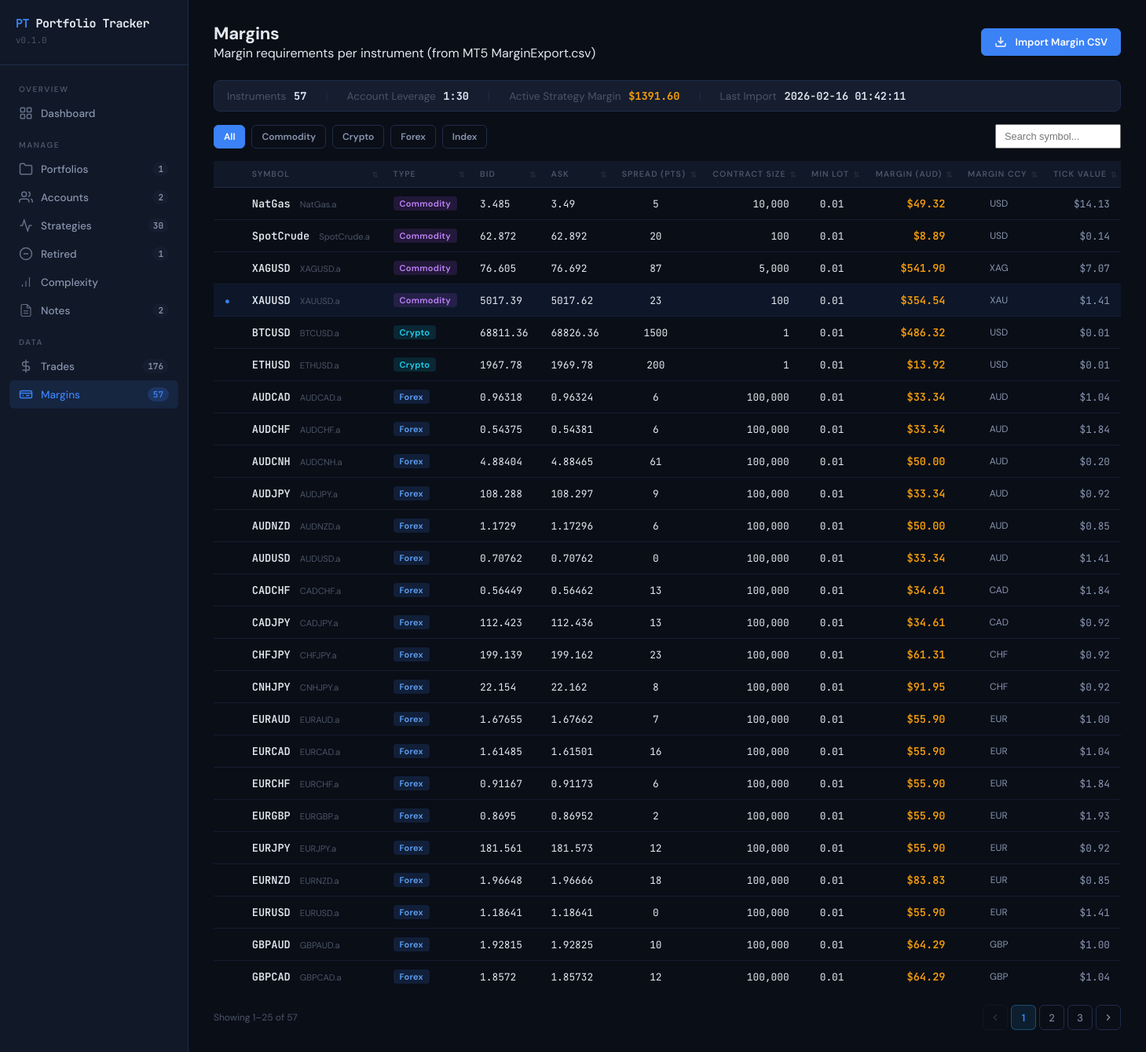
The app's page /margins with its own data.
### app.py (models this page shows)
class MarginData(db.Model):
    __tablename__ = 'MarginData'
    MarginID = db.Column(db.Integer, primary_key=True, autoincrement=True)
    Symbol = db.Column(db.Text, nullable=False)
    SymbolClean = db.Column(db.Text)            # Symbol without broker suffix (e.g. USDJPY)
    Type = db.Column(db.Text)                   # Forex, CFD/Index, Commodity, Crypto, Other
    Bid = db.Column(db.Float)
    Ask = db.Column(db.Float)
    ContractSize = db.Column(db.Float)
    LotSize = db.Column(db.Float)
    MinLot = db.Column(db.Float)
    MaxLot = db.Column(db.Float)
    LotStep = db.Column(db.Float)
    AccountLeverage = db.Column(db.Integer)
    MarginRequired = db.Column(db.Float)        # In account currency (AUD)
    MarginCurrency = db.Column(db.Text)
    BaseCurrency = db.Column(db.Text)
    ProfitCurrency = db.Column(db.Text)
    AccountCurrency = db.Column(db.Text)
    AccountLogin = db.Column(db.Integer)
    Spread = db.Column(db.Float)
    SpreadPoints = db.Column(db.Integer)
    TickSize = db.Column(db.Float)
    TickValue = db.Column(db.Float)
    ExportTime = db.Column(db.Text)
    ImportedAt = db.Column(db.Text, default=lambda: datetime.now(timezone.utc).strftime('%Y-%m-%d %H:%M:%S'))

### app.py (the view, shortened to what this page needs)
@app.route('/margins')
def margins():
    type_filter = request.args.get('type', 'all')
    search = request.args.get('search', '').strip()
    sort_by = request.args.get('sort', '')
    sort_dir = request.args.get('dir', 'asc')
    if sort_dir not in ('asc', 'desc'):
        sort_dir = 'asc'
    sort_columns = {
        'Symbol': MarginData.SymbolClean,
        'Type': MarginData.Type,
        'Bid': MarginData.Bid,
        'Ask': MarginData.Ask,
        'Spread': MarginData.SpreadPoints,
        'ContractSize': MarginData.ContractSize,
        'MinLot': MarginData.MinLot,
        'Margin': MarginData.MarginRequired,
        'MarginCCY': MarginData.MarginCurrency,
        'TickValue': MarginData.TickValue,
    }
    query = MarginData.query
    if type_filter != 'all':
        query = query.filter_by(Type=type_filter)
    if sort_by in sort_columns:
        sort_col = sort_columns[sort_by]
        order = sort_col.asc() if sort_dir == 'asc' else sort_col.desc()
        query = query.order_by(order)
    else:
        query = query.order_by(MarginData.Type, MarginData.SymbolClean)
    all_types = db.session.query(MarginData.Type).distinct().order_by(MarginData.Type).all()
    types = [t[0] for t in all_types if t[0]]
    total_instruments = query.count()
    first_inst = query.first()
    last_import = first_inst.ImportedAt if first_inst else None
    active_strategies = Strategy.query.filter_by(Status='Running').all()
    active_symbols = {s.Symbol.upper() for s in active_strategies if s.Symbol}
    all_instruments = query.all()
    total_active_margin = 0
    for inst in all_instruments:
        if inst.SymbolClean and inst.SymbolClean.upper() in active_symbols:
            total_active_margin += inst.MarginRequired or 0
    instruments, pagination = paginate_list(all_instruments)
    return render_template('margins.html',
        active_page='margins',
        instruments=instruments,
        types=types,
        type_filter=type_filter,
        search=search,
        total_instruments=total_instruments,
        last_import=last_import,
        active_symbols=active_symbols,
        total_active_margin=total_active_margin,
        pagination=pagination,
        sort_by=sort_by,
        sort_dir=sort_dir,
    )

### app.py (called while the page is built)
@app.context_processor
def inject_sidebar_counts():
    try:
        return {
            'portfolio_count': Portfolio.query.count(),
            'account_count': Account.query.count(),
            'strategy_count': Strategy.query.filter_by(Status='Running').count(),
            'retired_count': Strategy.query.filter_by(Status='Retired').count(),
            'trade_count': Trade.query.count(),
            'margin_count': MarginData.query.count(),
            'note_count': Note.query.count(),
            'today': datetime.now(timezone.utc).strftime('%Y-%m-%d'),
        }
    except Exception:
        return {
            'portfolio_count': 0,
            'account_count': 0,
            'strategy_count': 0,
            'retired_count': 0,
            'trade_count': 0,
            'margin_count': 0,
            'note_count': 0,
        }

def paginate_list(items_list, page=None):
    if page is None:
        page = request.args.get('page', 1, type=int)
    page = max(1, page)
    total = len(items_list)
    pages = max(1, (total + PER_PAGE - 1) // PER_PAGE)
    page = min(page, pages)
    start = (page - 1) * PER_PAGE
    page_items = items_list[start:start + PER_PAGE]
    class PaginationObj:
        pass
    obj = PaginationObj()
    obj.page = page
    obj.per_page = PER_PAGE
    obj.total = total
    obj.pages = pages
    obj.has_prev = page > 1
    obj.has_next = page < pages
    return page_items, obj

### templates/margins.html (shortened to what this page needs)
{% extends "base.html" %}
{% from "pagination.html" import render_pagination %}
{% set active_page = 'margins' %}
{% block content %}
<div class="page-header">
  <div>
    <h2>Margins</h2>
    <p class="page-subtitle">Margin requirements per instrument (from MT5 MarginExport.csv)</p>
  </div>
  <div style="display: flex; gap: 10px;">
    <button class="btn btn-primary" onclick="openModal('margin-import')">
      <svg viewBox="0 0 24 24" fill="none" stroke="currentColor" stroke-width="2" style="width:16px;height:16px;margin-right:4px;vertical-align:-2px;"><path d="M21 15v4a2 2 0 0 1-2 2H5a2 2 0 0 1-2-2v-4"/><polyline points="7 10 12 15 17 10"/><line x1="12" y1="15" x2="12" y2="3"/></svg>
      Import Margin CSV
    </button>
  </div>
</div>
<div style="display: flex; gap: 24px; align-items: center; margin-bottom: 16px; padding: 10px 16px; background: var(--bg-card); border: 1px solid var(--border); border-radius: 8px; font-size: 0.85rem; flex-wrap: wrap;">
  <div>
    <span style="color: var(--text-muted); margin-right: 6px;">Instruments</span>
    <span style="font-weight: 700; font-family: 'JetBrains Mono', monospace;">{{ total_instruments }}</span>
  </div>
  <div style="color: var(--border);">|</div>
  <div>
    <span style="color: var(--text-muted); margin-right: 6px;">Account Leverage</span>
    <span style="font-weight: 700; font-family: 'JetBrains Mono', monospace;">1:{{ instruments[0].AccountLeverage if instruments else '—' }}</span>
  </div>
  <div style="color: var(--border);">|</div>
  <div>
    <span style="color: var(--text-muted); margin-right: 6px;">Active Strategy Margin</span>
    <span style="font-weight: 700; font-family: 'JetBrains Mono', monospace; color: var(--accent-amber);">${{ '%.2f'|format(total_active_margin) }}</span>
  </div>
  <div style="color: var(--border);">|</div>
  <div>
    <span style="color: var(--text-muted); margin-right: 6px;">Last Import</span>
    <span style="font-weight: 600; font-family: 'JetBrains Mono', monospace;">{{ last_import or '—' }}</span>
  </div>
</div>
{% if instruments %}
<div style="display: flex; gap: 12px; align-items: center; margin-bottom: 16px; flex-wrap: wrap;">
  <div style="display: flex; gap: 8px; align-items: center;">
    <a href="{{ url_for('margins', search=search, sort=sort_by, dir=sort_dir) }}"
       class="btn {{ 'btn-primary' if type_filter == 'all' else 'btn-secondary' }}"
       style="font-size: 0.75rem; padding: 6px 12px;">All</a>
    {% for t in types %}
    <a href="{{ url_for('margins', type=t, search=search, sort=sort_by, dir=sort_dir) }}"
       class="btn {{ 'btn-primary' if type_filter == t else 'btn-secondary' }}"
       style="font-size: 0.75rem; padding: 6px 12px;">{{ t }}</a>
    {% endfor %}
  </div>
  <form method="GET" action="{{ url_for('margins') }}" style="display: flex; gap: 6px;">
    <input type="text" name="search" value="{{ search }}" placeholder="Search symbol..."
           class="form-input" style="width: 160px; padding: 6px 10px; font-size: 0.8rem;">
  </form>
</div>
{% endif %}
{% if instruments %}
<div class="table-wrapper">
  <table class="data-table">
    <thead>
      <tr>
        {% set base = '?type=' ~ type_filter ~ ('&search=' ~ search if search else '') %}
        <th></th>
        {% for col_name, col_key, align in [
          ('Symbol', 'Symbol', ''),
          ('Type', 'Type', ''),
          ('Bid', 'Bid', ''),
          ('Ask', 'Ask', ''),
          ('Spread (pts)', 'Spread', ''),
          ('Contract Size', 'ContractSize', 'right'),
          ('Min Lot', 'MinLot', 'center'),
          ('Margin (' ~ (instruments[0].AccountCurrency if instruments else 'AUD') ~ ')', 'Margin', 'right'),
          ('Margin CCY', 'MarginCCY', 'center'),
          ('Tick Value', 'TickValue', 'right'),
        ] %}
        {% set next_dir = 'asc' if (sort_by == col_key and sort_dir == 'desc') else 'desc' %}
        <th class="{{ align }} sortable {{ 'sort-asc' if sort_by == col_key and sort_dir == 'asc' else ('sort-desc' if sort_by == col_key and sort_dir == 'desc' else '') }}">
          <a href="{{ base }}&sort={{ col_key }}&dir={{ next_dir }}" style="color: inherit; text-decoration: none; display: block;">{{ col_name }}</a>
        </th>
        {% endfor %}
      </tr>
    </thead>
    <tbody>
      {% for inst in instruments %}
      <tr{% if inst.SymbolClean and inst.SymbolClean.upper() in active_symbols %} style="background: rgba(59,130,246,0.08);"{% endif %}>
        <td style="width: 28px; text-align: center;">
          {% if inst.SymbolClean and inst.SymbolClean.upper() in active_symbols %}
          <span title="Active strategy" style="color: var(--accent-blue); font-size: 0.7rem;">●</span>
          {% endif %}
        </td>
        <td>
          <span style="font-weight: 600; font-family: 'JetBrains Mono', monospace; font-size: 0.85rem;">
            {{ inst.SymbolClean }}
          </span>
          {% if inst.Symbol != inst.SymbolClean %}
          <span style="color: var(--text-muted); font-size: 0.7rem; margin-left: 4px;">{{ inst.Symbol }}</span>
          {% endif %}
        </td>
        <td>
          <span class="tag
            {%- if inst.Type == 'Forex' %} tag-trend
            {%- elif inst.Type == 'Index' %} tag-breakout
            {%- elif inst.Type == 'Commodity' %} tag-mr
            {%- elif inst.Type == 'Crypto' %} tag-both
            {%- else %} tag-trend{% endif %}">
            {{ inst.Type }}
          </span>
        </td>
        <td style="font-family: 'JetBrains Mono', monospace; font-size: 0.8rem;">{{ inst.Bid }}</td>
        <td style="font-family: 'JetBrains Mono', monospace; font-size: 0.8rem;">{{ inst.Ask }}</td>
        <td style="text-align: center; font-family: 'JetBrains Mono', monospace; font-size: 0.8rem;">{{ inst.SpreadPoints }}</td>
        <td style="text-align: right; font-family: 'JetBrains Mono', monospace; font-size: 0.8rem;">{{ '{:,.0f}'.format(inst.ContractSize) }}</td>
        <td style="text-align: center; font-family: 'JetBrains Mono', monospace; font-size: 0.8rem;">{{ inst.MinLot }}</td>
        <td style="text-align: right; font-weight: 600; font-family: 'JetBrains Mono', monospace; font-size: 0.85rem;
          {%- if inst.MarginRequired == 0 %} color: var(--text-muted);{% else %} color: var(--accent-amber);{% endif %}">
          {% if inst.MarginRequired > 0 %}${{ '%.2f'|format(inst.MarginRequired) }}{% else %}—{% endif %}
        </td>
        <td style="font-size: 0.75rem; color: var(--text-secondary); text-align: center;">{{ inst.MarginCurrency }}</td>
        <td style="text-align: right; font-family: 'JetBrains Mono', monospace; font-size: 0.8rem; color: var(--text-secondary);">
          {% if inst.TickValue > 0 %}${{ '%.2f'|format(inst.TickValue) }}{% else %}—{% endif %}
        </td>
      </tr>
      {% endfor %}
    </tbody>
  </table>
</div>
{{ render_pagination(pagination, extra_params='&type=' ~ type_filter ~ ('&search=' ~ search if search else '') ~ ('&sort=' ~ sort_by ~ '&dir=' ~ sort_dir if sort_by else '')) }}
{% endif %}
{% endblock %}

### static/css/style.css (style rules this page uses)
:root { --bg-primary: #0a0e17; --bg-secondary: #111827; --bg-card: #151d2e; --bg-card-hover: #1a2440; --bg-input: #0d1220; --border: #1e2d4a; --border-focus: #3b82f6; --text-primary: #e2e8f0; --text-secondary: #8896b0; --text-muted: #4a5568; --accent-blue: #3b82f6; --accent-green: #10b981; --accent-red: #ef4444; --accent-amber: #f59e0b; --accent-purple: #8b5cf6; --accent-cyan: #06b6d4; --profit-green: #34d399; --loss-red: #f87171; --tag-trend-bg: rgba(59,130,246,0.15); --tag-trend-text: #60a5fa; --tag-mr-bg: rgba(168,85,247,0.15); --tag-mr-text: #c084fc; --tag-breakout-bg: rgba(245,158,11,0.15); --tag-breakout-text: #fbbf24; --tag-long-bg: rgba(16,185,129,0.15); --tag-long-text: #34d399; --tag-short-bg: rgba(239,68,68,0.15); --tag-short-text: #f87171; --tag-both-bg: rgba(6,182,212,0.15); --tag-both-text: #22d3ee; }
* { margin: 0; padding: 0; box-sizing: border-box; }
body { font-family: 'DM Sans', sans-serif; background: var(--bg-primary); color: var(--text-primary); min-height: 100vh; }
.page-header { display: flex; align-items: center; justify-content: space-between; margin-bottom: 24px; }
.page-header h2 { font-size: 22px; font-weight: 700; letter-spacing: -0.3px; }
.btn { display: inline-flex; align-items: center; gap: 7px; padding: 8px 16px; border-radius: 6px; font-size: 13px; font-weight: 600; font-family: 'DM Sans', sans-serif; cursor: pointer; border: 1px solid transparent; transition: all 0.15s; text-decoration: none; }
.btn svg { width: 16px; height: 16px; }
.btn-primary { background: var(--accent-blue); color: white; border-color: var(--accent-blue); }
.btn-secondary { background: transparent; color: var(--text-secondary); border-color: var(--border); }
.data-table { width: 100%; border-collapse: collapse; font-size: 13px; }
.data-table thead th { background: var(--bg-secondary); padding: 10px 14px; text-align: left; font-size: 10.5px; font-weight: 600; text-transform: uppercase; letter-spacing: 1px; color: var(--text-muted); border-bottom: 1px solid var(--border); white-space: nowrap; }
.data-table thead th.right { text-align: right; }
.data-table thead th.center { text-align: center; }
.data-table tbody tr { border-bottom: 1px solid rgba(30, 45, 74, 0.5); transition: background 0.1s; }
.data-table tbody tr:last-child { border-bottom: none; }
.data-table tbody td { padding: 11px 14px; color: var(--text-primary); white-space: nowrap; }
.tag { display: inline-block; padding: 2px 8px; border-radius: 4px; font-size: 11px; font-weight: 600; letter-spacing: 0.3px; }
.tag-trend { background: var(--tag-trend-bg); color: var(--tag-trend-text); }
.tag-mr { background: var(--tag-mr-bg); color: var(--tag-mr-text); }
.tag-both { background: var(--tag-both-bg); color: var(--tag-both-text); }
th.sortable { cursor: pointer; user-select: none; position: relative; padding-right: 18px !important; }
th.sortable::after { content: '⇅'; position: absolute; right: 4px; top: 50%; transform: translateY(-50%); font-size: 10px; opacity: 0.3; }

### records on screen
MarginData: AccountLeverage "30", ImportedAt "2026-02-16 01:42:11", SymbolClean "NatGas", Symbol "NatGas.a", Type "Commodity", Bid "3.485", Ask "3.49", SpreadPoints "5", ContractSize "10,000", MinLot "0.01", MarginRequired "49.32", MarginCurrency "USD", TickValue "14.13"
MarginData: SymbolClean "SpotCrude", Symbol "SpotCrude.a", Type "Commodity", Bid "62.872", Ask "62.892", SpreadPoints "20", ContractSize "100", MinLot "0.01", MarginRequired "8.89", MarginCurrency "USD", TickValue "0.14"
MarginData: SymbolClean "XAGUSD", Symbol "XAGUSD.a", Type "Commodity", Bid "76.605", Ask "76.692", SpreadPoints "87", ContractSize "5,000", MinLot "0.01", MarginRequired "541.90", MarginCurrency "XAG", TickValue "7.07"
MarginData: SymbolClean "XAUUSD", Symbol "XAUUSD.a", Type "Commodity", Bid "5017.39", Ask "5017.62", SpreadPoints "23", ContractSize "100", MinLot "0.01", MarginRequired "354.54", MarginCurrency "XAU", TickValue "1.41"
MarginData: SymbolClean "BTCUSD", Symbol "BTCUSD.a", Type "Crypto", Bid "68811.36", Ask "68826.36", SpreadPoints "1500", ContractSize "1", MinLot "0.01", MarginRequired "486.32", MarginCurrency "USD", TickValue "0.01"
MarginData: SymbolClean "ETHUSD", Symbol "ETHUSD.a", Type "Crypto", Bid "1967.78", Ask "1969.78", SpreadPoints "200", ContractSize "1", MinLot "0.01", MarginRequired "13.92", MarginCurrency "USD", TickValue "0.01"
MarginData: SymbolClean "AUDCAD", Symbol "AUDCAD.a", Type "Forex", Bid "0.96318", Ask "0.96324", SpreadPoints "6", ContractSize "100,000", MinLot "0.01", MarginRequired "33.34", MarginCurrency "AUD", TickValue "1.04"
MarginData: SymbolClean "AUDCHF", Symbol "AUDCHF.a", Type "Forex", Bid "0.54375", Ask "0.54381", SpreadPoints "6", ContractSize "100,000", MinLot "0.01", MarginRequired "33.34", MarginCurrency "AUD", TickValue "1.84"
MarginData: SymbolClean "AUDCNH", Symbol "AUDCNH.a", Type "Forex", Bid "4.88404", Ask "4.88465", SpreadPoints "61", ContractSize "100,000", MinLot "0.01", MarginRequired "50.00", MarginCurrency "AUD", TickValue "0.20"
MarginData: SymbolClean "AUDJPY", Symbol "AUDJPY.a", Type "Forex", Bid "108.288", Ask "108.297", SpreadPoints "9", ContractSize "100,000", MinLot "0.01", MarginRequired "33.34", MarginCurrency "AUD", TickValue "0.92"
MarginData: SymbolClean "AUDNZD", Symbol "AUDNZD.a", Type "Forex", Bid "1.1729", Ask "1.17296", SpreadPoints "6", ContractSize "100,000", MinLot "0.01", MarginRequired "50.00", MarginCurrency "AUD", TickValue "0.85"
MarginData: SymbolClean "AUDUSD", Symbol "AUDUSD.a", Type "Forex", Bid "0.70762", Ask "0.70762", SpreadPoints "0", ContractSize "100,000", MinLot "0.01", MarginRequired "33.34", MarginCurrency "AUD", TickValue "1.41"
MarginData: SymbolClean "CADCHF", Symbol "CADCHF.a", Type "Forex", Bid "0.56449", Ask "0.56462", SpreadPoints "13", ContractSize "100,000", MinLot "0.01", MarginRequired "34.61", MarginCurrency "CAD", TickValue "1.84"
MarginData: SymbolClean "CADJPY", Symbol "CADJPY.a", Type "Forex", Bid "112.423", Ask "112.436", SpreadPoints "13", ContractSize "100,000", MinLot "0.01", MarginRequired "34.61", MarginCurrency "CAD", TickValue "0.92"
MarginData: SymbolClean "CHFJPY", Symbol "CHFJPY.a", Type "Forex", Bid "199.139", Ask "199.162", SpreadPoints "23", ContractSize "100,000", MinLot "0.01", MarginRequired "61.31", MarginCurrency "CHF", TickValue "0.92"
MarginData: SymbolClean "CNHJPY", Symbol "CNHJPY.a", Type "Forex", Bid "22.154", Ask "22.162", SpreadPoints "8", ContractSize "100,000", MinLot "0.01", MarginRequired "91.95", MarginCurrency "CHF", TickValue "0.92"
MarginData: SymbolClean "EURAUD", Symbol "EURAUD.a", Type "Forex", Bid "1.67655", Ask "1.67662", SpreadPoints "7", ContractSize "100,000", MinLot "0.01", MarginRequired "55.90", MarginCurrency "EUR", TickValue "1.00"
MarginData: SymbolClean "EURCAD", Symbol "EURCAD.a", Type "Forex", Bid "1.61485", Ask "1.61501", SpreadPoints "16", ContractSize "100,000", MinLot "0.01", MarginRequired "55.90", MarginCurrency "EUR", TickValue "1.04"
MarginData: SymbolClean "EURCHF", Symbol "EURCHF.a", Type "Forex", Bid "0.91167", Ask "0.91173", SpreadPoints "6", ContractSize "100,000", MinLot "0.01", MarginRequired "55.90", MarginCurrency "EUR", TickValue "1.84"
MarginData: SymbolClean "EURGBP", Symbol "EURGBP.a", Type "Forex", Bid "0.8695", Ask "0.86952", SpreadPoints "2", ContractSize "100,000", MinLot "0.01", MarginRequired "55.90", MarginCurrency "EUR", TickValue "1.93"
MarginData: SymbolClean "EURJPY", Symbol "EURJPY.a", Type "Forex", Bid "181.561", Ask "181.573", SpreadPoints "12", ContractSize "100,000", MinLot "0.01", MarginRequired "55.90", MarginCurrency "EUR", TickValue "0.92"
MarginData: SymbolClean "EURNZD", Symbol "EURNZD.a", Type "Forex", Bid "1.96648", Ask "1.96666", SpreadPoints "18", ContractSize "100,000", MinLot "0.01", MarginRequired "83.83", MarginCurrency "EUR", TickValue "0.85"
MarginData: SymbolClean "EURUSD", Symbol "EURUSD.a", Type "Forex", Bid "1.18641", Ask "1.18641", SpreadPoints "0", ContractSize "100,000", MinLot "0.01", MarginRequired "55.90", MarginCurrency "EUR", TickValue "1.41"
MarginData: SymbolClean "GBPAUD", Symbol "GBPAUD.a", Type "Forex", Bid "1.92815", Ask "1.92825", SpreadPoints "10", ContractSize "100,000", MinLot "0.01", MarginRequired "64.29", MarginCurrency "GBP", TickValue "1.00"
MarginData: SymbolClean "GBPCAD", Symbol "GBPCAD.a", Type "Forex", Bid "1.8572", Ask "1.85732", SpreadPoints "12", ContractSize "100,000", MinLot "0.01", MarginRequired "64.29", MarginCurrency "GBP", TickValue "1.04"

### other values on screen
{{ portfolio_count }} "1"
{{ account_count }} "2"
{{ strategy_count }} "30"
{{ retired_count }} "1"
{{ note_count }} "2"
{{ trade_count }} "176"
{{ margin_count }} "57"
{{ total_instruments }} "57"
{{ '%.2f'|format(total_active_margin) }} "1391.60"
{{ t }} "Commodity" "Crypto" "Forex" "Index"
{{ col_name }} "SYMBOL" "TYPE" "BID" "ASK" "SPREAD (PTS)" "CONTRACT SIZE" "MIN LOT" "MARGIN (AUD)" "MARGIN CCY" "TICK VALUE"
{{ ((pagination.page - 1) * pagination.per_page) + 1 }} "1"
{{ [pagination.page * pagination.per_page, pagination.total] | min }} "25"
{{ pagination.total }} "57"
{{ p }} "1"
